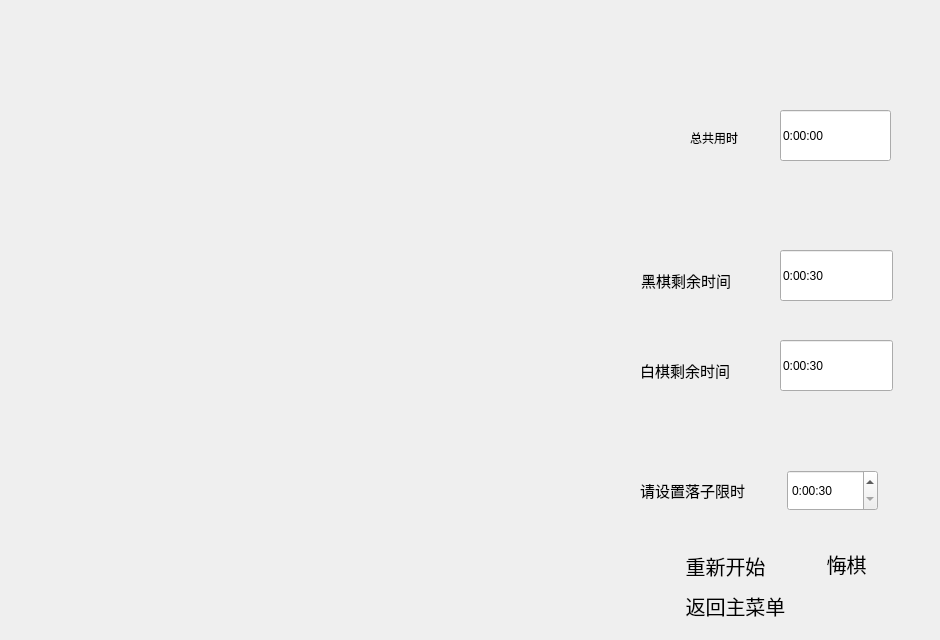
<?xml version="1.0" encoding="UTF-8"?>
<ui version="4.0">
 <class>GameWindow</class>
 <widget class="QWidget" name="GameWindow">
  <property name="geometry">
   <rect>
    <x>0</x>
    <y>0</y>
    <width>940</width>
    <height>640</height>
   </rect>
  </property>
  <property name="windowTitle">
   <string>Form</string>
  </property>
  <widget class="QLineEdit" name="lineEdit_black">
   <property name="geometry">
    <rect>
     <x>780</x>
     <y>250</y>
     <width>113</width>
     <height>51</height>
    </rect>
   </property>
   <property name="text">
    <string>0:00:30</string>
   </property>
   <property name="readOnly">
    <bool>true</bool>
   </property>
  </widget>
  <widget class="QLineEdit" name="lineEdit_white">
   <property name="geometry">
    <rect>
     <x>780</x>
     <y>340</y>
     <width>113</width>
     <height>51</height>
    </rect>
   </property>
   <property name="text">
    <string>0:00:30</string>
   </property>
   <property name="readOnly">
    <bool>true</bool>
   </property>
  </widget>
  <widget class="QTimeEdit" name="timeEdit">
   <property name="geometry">
    <rect>
     <x>787</x>
     <y>470</y>
     <width>91</width>
     <height>41</height>
    </rect>
   </property>
   <property name="displayFormat">
    <string>H:mm:ss</string>
   </property>
   <property name="timeSpec">
    <enum>Qt::LocalTime</enum>
   </property>
   <property name="time">
    <time>
     <hour>0</hour>
     <minute>0</minute>
     <second>30</second>
    </time>
   </property>
  </widget>
  <widget class="QLabel" name="label">
   <property name="geometry">
    <rect>
     <x>640</x>
     <y>470</y>
     <width>131</width>
     <height>41</height>
    </rect>
   </property>
   <property name="font">
    <font>
     <family>华文隶书</family>
     <pointsize>11</pointsize>
    </font>
   </property>
   <property name="text">
    <string>请设置落子限时</string>
   </property>
  </widget>
  <widget class="QPushButton" name="Undo">
   <property name="geometry">
    <rect>
     <x>800</x>
     <y>550</y>
     <width>93</width>
     <height>28</height>
    </rect>
   </property>
   <property name="font">
    <font>
     <family>华文隶书</family>
     <pointsize>15</pointsize>
    </font>
   </property>
   <property name="text">
    <string>悔棋</string>
   </property>
   <property name="flat">
    <bool>true</bool>
   </property>
  </widget>
  <widget class="QLabel" name="label_2">
   <property name="geometry">
    <rect>
     <x>641</x>
     <y>270</y>
     <width>111</width>
     <height>20</height>
    </rect>
   </property>
   <property name="font">
    <font>
     <family>华文隶书</family>
     <pointsize>11</pointsize>
    </font>
   </property>
   <property name="text">
    <string>黑棋剩余时间</string>
   </property>
  </widget>
  <widget class="QLabel" name="label_3">
   <property name="geometry">
    <rect>
     <x>640</x>
     <y>360</y>
     <width>111</width>
     <height>20</height>
    </rect>
   </property>
   <property name="font">
    <font>
     <family>华文隶书</family>
     <pointsize>11</pointsize>
    </font>
   </property>
   <property name="text">
    <string>白棋剩余时间</string>
   </property>
  </widget>
  <widget class="QLineEdit" name="lineEdit_total">
   <property name="geometry">
    <rect>
     <x>780</x>
     <y>110</y>
     <width>111</width>
     <height>51</height>
    </rect>
   </property>
   <property name="text">
    <string>0:00:00</string>
   </property>
   <property name="readOnly">
    <bool>true</bool>
   </property>
  </widget>
  <widget class="QLabel" name="label_4">
   <property name="geometry">
    <rect>
     <x>690</x>
     <y>130</y>
     <width>72</width>
     <height>15</height>
    </rect>
   </property>
   <property name="text">
    <string>总共用时</string>
   </property>
  </widget>
  <widget class="QPushButton" name="restart">
   <property name="geometry">
    <rect>
     <x>670</x>
     <y>550</y>
     <width>111</width>
     <height>31</height>
    </rect>
   </property>
   <property name="font">
    <font>
     <family>华文隶书</family>
     <pointsize>15</pointsize>
    </font>
   </property>
   <property name="text">
    <string>重新开始</string>
   </property>
   <property name="flat">
    <bool>true</bool>
   </property>
  </widget>
  <widget class="QPushButton" name="restart_2">
   <property name="geometry">
    <rect>
     <x>660</x>
     <y>590</y>
     <width>151</width>
     <height>31</height>
    </rect>
   </property>
   <property name="font">
    <font>
     <family>华文隶书</family>
     <pointsize>15</pointsize>
    </font>
   </property>
   <property name="text">
    <string>返回主菜单</string>
   </property>
   <property name="flat">
    <bool>true</bool>
   </property>
  </widget>
 </widget>
 <resources/>
 <connections/>
</ui>
